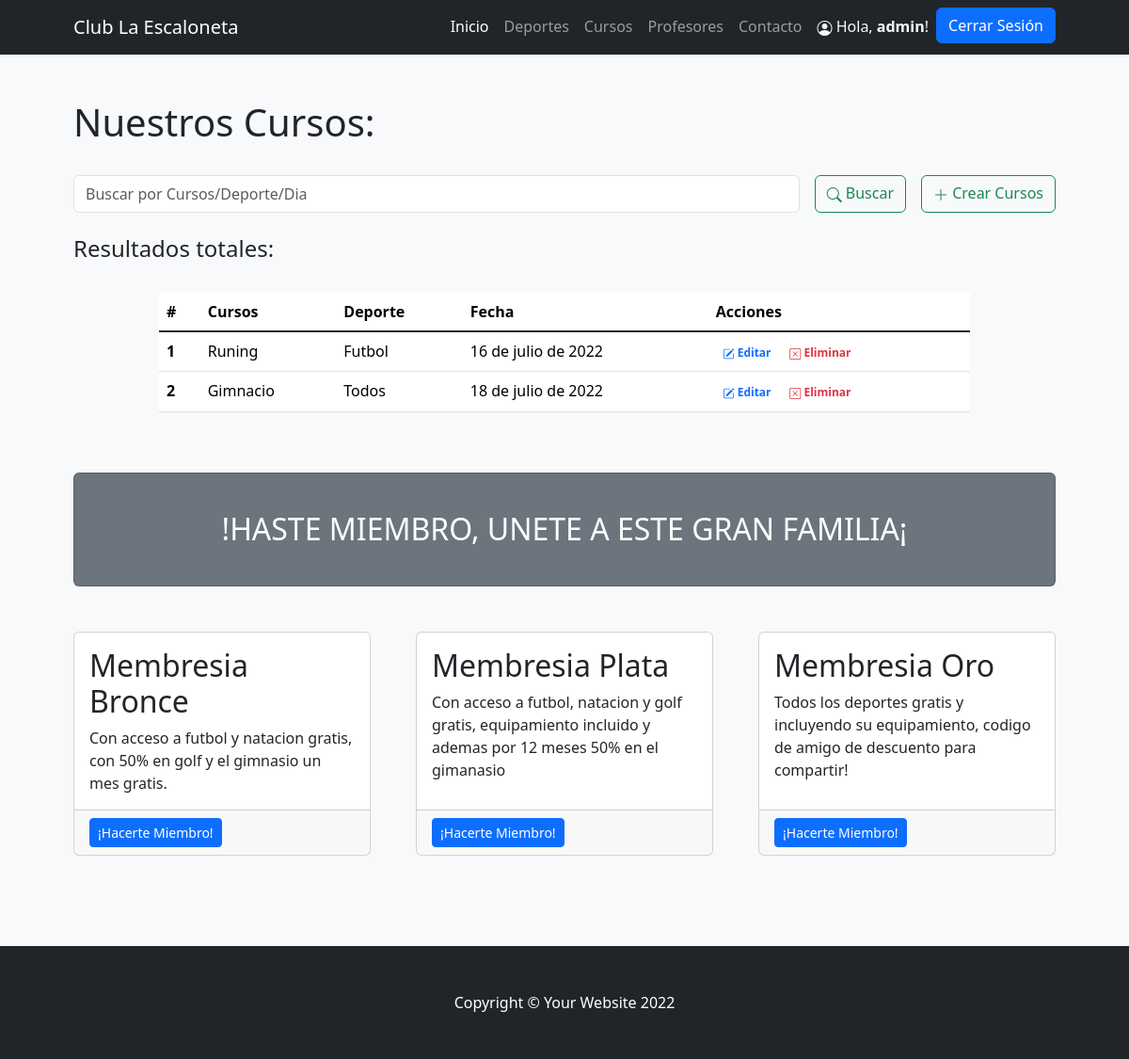
Page /cursos/ (signed in) on the committed database.
### ClubAPP/models.py (models this page shows)
class Curso(models.Model):
    nombre = models.CharField(max_length=30)
    deporte = models.CharField(max_length=30)
    fecha = models.DateField(max_length=30)

### ClubAPP/views.py (the view)
# urls.py: path('cursos/', cursos, name="Cursos"),
def cursos(request):
    if request.method == "POST":
        search = request.POST["search"]
        if search != "":
            cursos = Curso.objects.filter( Q(nombre__icontains=search) | Q(deporte__icontains=search) | Q(fecha__icontains=search) ).values()
            return render(request,"cursos.html",{"cursos":cursos, "search":True, "busqueda":search})
    cursos = Curso.objects.all()
    return render(request,"cursos.html",{"cursos":cursos})

### ClubAPP/template/cursos.html (shortened to what this page needs)
{% extends 'base.html' %}
{% load static %}
{% block contenidoPagina %}
<section class="bg-light py-5">
    <div class="container px-5">
        <h1>Nuestros Cursos:</h1>
        <br>
        <div class="row gx-5 justify-content-center">
            <div class="col-lg-12">
                <form class="d-flex my-2 my-lg-0" action="" method="post">
                    <input class="flex-grow-0 form-control mr-sm-2" type="search" name="search" placeholder="Buscar por Cursos/Deporte/Dia" aria-label="Search">
                    <button class="btn btn-outline-success text-nowrap ms-3 my-2 my-sm-0" type="submit"> <i class="bi bi-search"></i> Buscar</button>
                    {% if user.is_authenticated %}
                        {% if user.is_staff %}
                            <a class="btn btn-outline-success text-nowrap ms-3 my-2 my-sm-0" href="{% url 'Nuevo_curso' %}"> <i class="bi bi-plus-lg"></i> Crear Cursos</a>
                        {% endif %}
                    {% endif %}
                </form>
            </div>
        </div>
        <br>
        <h4>Resultados
            {% if search %}
                para "{{busqueda}}":
            {% else %}
                totales:
            {% endif %}
        </h4>
        <br>
        <div class="row gx-5 justify-content-center">
            <div class="col-lg-10 table-responsive">
                <table class="table table-theme">
                    <thead>
                        <tr>
                            <th scope="col">#</th>
                            <th scope="col">Cursos</th>
                            <th scope="col">Deporte</th>
                            <th scope="col">Fecha</th>
                            {% if user.is_authenticated %}
                                {% if user.is_staff %}
                                    <th scope="col">Acciones</th>
                                {% endif %}
                            {% endif %}
                        </tr>
                    </thead>
                    <tbody>
                        {% for curso in cursos %}
                            <tr>
                                <th scope="row">{{forloop.counter}}</th>
                                <td>{{curso.nombre}}</td>
                                <td>{{curso.deporte}}</td>
                                <td>{{curso.fecha}}</td>
                                {% if user.is_authenticated %}
                                    {% if user.is_staff %}
                                    <td>
                                        <a href="{% url 'Editar_curso' curso.id %}" class="text-primary badge badge-primary text-decoration-none"> <i class="bi bi-pencil-square"></i> Editar</a>
                                        <a href="{% url 'Eliminar_curso' curso.id %}" class="text-danger badge badge-danger text-decoration-none"> <i class="bi bi-x-square"></i> Eliminar</a>
                                    </td>
                                    {% endif %}
                                {% endif %}
                            </tr>
                        {% endfor %}
                    </tbody>
                </table>
            </div>
        </div>
        <div>
            {% if not user.is_authenticated %}
                <div class="card text-white bg-secondary my-5 py-4 text-center">
                    <div class="card-body"><h3 class="text-white m-0">¡Registrate para unirte a las actividades!</h3></div>
                </div>
                <div class="container px-5">
                    <div class="row gx-5 justify-content-center">
                        <div class="col-lg-6">
                            <div class="text-center my-5">
                                <h1 class="display-5 fw-bolder text-black mb-2">VENTAJAS DE CONVERTIRTE EN UN USUARIO</h1>
                                <p>Aprender,divertirte y ejercitarte en el mejor club de Buenos Aires.</p>
                                <div class="d-grid gap-3 d-sm-flex justify-content-sm-center">
                                    {% csrf_token %}
                                    <a class="btn btn-primary btn-lg px-4 me-sm-3" href="{% url 'Registro' %}">¡Registrate!</a>
                                </div>
                            </div>
                        </div>
                    </div>
                </div>
            {% else %}
                <div class="card text-white bg-secondary my-5 py-4 text-center">
                    <div class="card-body"><h2 class="text-white m-0">!HASTE MIEMBRO, UNETE A ESTE GRAN FAMILIA¡</h2></div>
                </div>
                <div class="row gx-4 gx-lg-5">
                    <div class="col-md-4 mb-5">
                        <div class="card h-100">
                            <div class="card-body">
                                <h2 class="card-title">Membresia Bronce</h2>
                                <p class="card-text">Con acceso a futbol y natacion gratis, con 50% en golf y el gimnasio un mes gratis.</p>
                            </div>
                            <div class="card-footer"><a class="btn btn-primary btn-sm" href="{% url 'Membresias' %}">¡Hacerte Miembro!</a></div>
                        </div>
                    </div>
                    <div class="col-md-4 mb-5">
                        <div class="card h-100">
                            <div class="card-body">
                                <h2 class="card-title">Membresia Plata</h2>
                                <p class="card-text">Con acceso a futbol, natacion y golf gratis, equipamiento incluido y ademas por 12 meses 50% en el gimanasio</p>
                            </div>
                        <div class="card-footer"><a class="btn btn-primary btn-sm" href="{% url 'Membresias' %}">¡Hacerte Miembro!</a></div>
                    </div>
                    </div>
                    <div class="col-md-4 mb-5">
                        <div class="card h-100">
                            <div class="card-body">
                                <h2 class="card-title">Membresia Oro</h2>
                                <p class="card-text">Todos los deportes gratis y incluyendo su equipamiento, codigo de amigo de descuento para compartir!</p>
                            </div>
                            <div class="card-footer"><a class="btn btn-primary btn-sm" href="{% url 'Membresias' %}">¡Hacerte Miembro!</a></div>
                        </div>
                    </div>
                </div>
            {% endif %}
        </div>
    </div>
</section>
{% endblock %}

### ClubAPP/template/base.html (shortened to what this page needs)
{% load static %}
<!DOCTYPE html>
<html lang="en">
    <head>
        <link rel="stylesheet" href="https://cdn.jsdelivr.net/npm/bootstrap-icons@1.8.3/font/bootstrap-icons.css">
        <link href="{% static 'css/styles.css' %}" rel="stylesheet" />
        <link href="../assets/dist/css/bootstrap.min.css" rel="stylesheet">
  </head>
    </head>
    <body>
        <nav class="navbar navbar-expand-lg navbar-dark bg-dark">
            <div class="container px-5">
                <a class="navbar-brand" href="{% url 'Inicio' %}">Club La Escaloneta</a>
                <div class="collapse navbar-collapse" id="navbarSupportedContent">
                    <ul class="navbar-nav ms-auto mb-2 mb-lg-0">
                        <li class="nav-item"><a class="nav-link active" aria-current="page" href="{% url 'Inicio' %}">Inicio</a></li>
                        <li class="nav-item"><a class="nav-link" href="{% url 'Deportes' %}">Deportes</a></li>
                        <li class="nav-item"><a class="nav-link" href="{% url 'Cursos' %}">Cursos</a></li>
                        <li class="nav-item"><a class="nav-link" href="{% url 'Profesores' %}">Profesores</a></li>
                        <li class="nav-item"><a class="nav-link" href="{% url 'Contacto' %}">Contacto</a></li>
                        {% if user.is_authenticated %}
                            <li class="nav-item"><p class="text-light my-2 mx-2"> <i class="bi bi-person-circle"></i> Hola, <b>{{user.username}}</b>!</p></li>
                            <li class="nav-item"><a class="btn btn-primary" href="{% url 'Salida' %}">Cerrar Sesión</a></li>
                        {% else %}
                            <li class="nav-item"><a class="btn btn-primary mx-2" href="{% url 'Entrada' %}">Iniciar Sesión</a></li>
                            <li class="nav-item"><a class="btn btn-outline-primary" href="{% url 'Registro' %}">Registrarse</a></li>
                        {% endif %}
                    </ul>
                </div>
            </div>
        </nav>
        {% block contenidoPagina %}
        {% endblock %}
        <footer class="py-5 bg-dark">
            <div class="container px-4 px-lg-5"><p class="m-0 text-center text-white">Copyright &copy; Your Website 2022</p></div>
        </footer>
    </body>
</html>

### ClubAPP/template/base.html (style rules this page uses)
.bi { vertical-align: -.125em; fill: currentColor; }

### rows in the picture
Curso: nombre "Runing", deporte "Futbol", fecha "16 de julio de 2022"
Curso: nombre "Gimnacio", deporte "Todos", fecha "18 de julio de 2022"

### other values in the picture
{{ user.username }} "admin"
